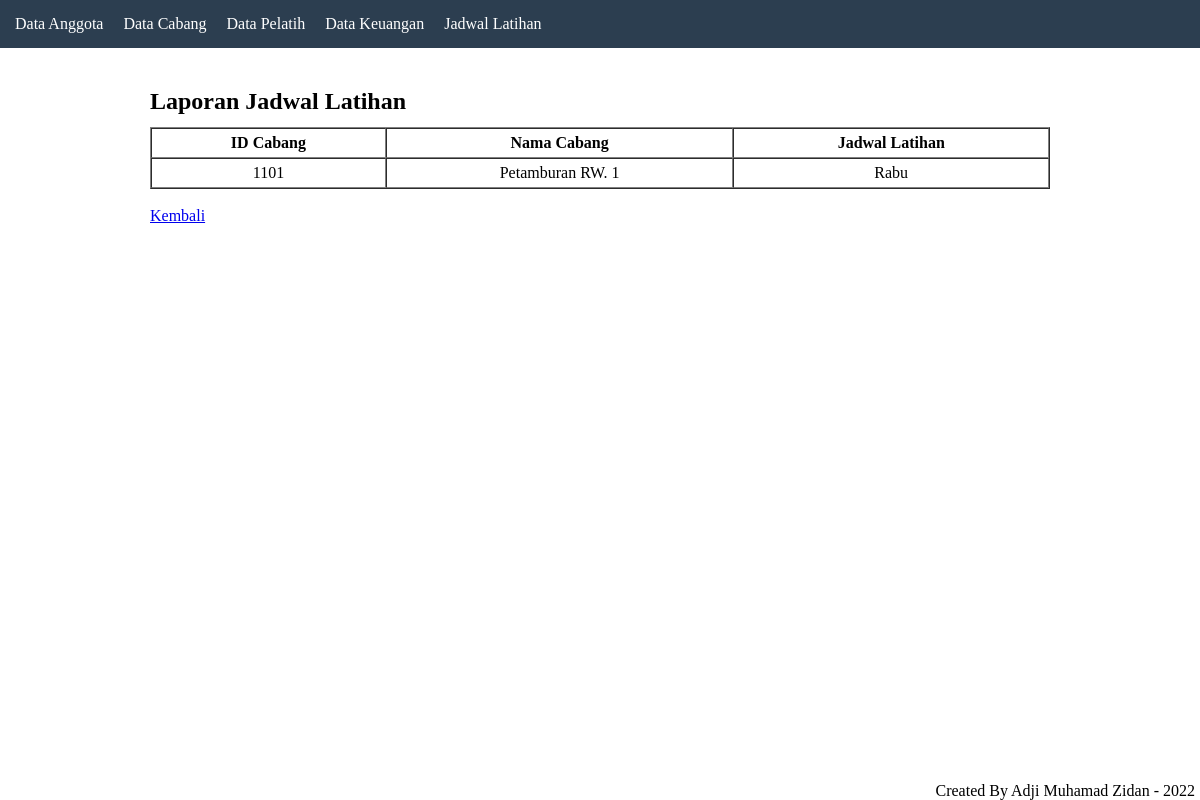
Before: /laporan_jadwal.php with the older database file.
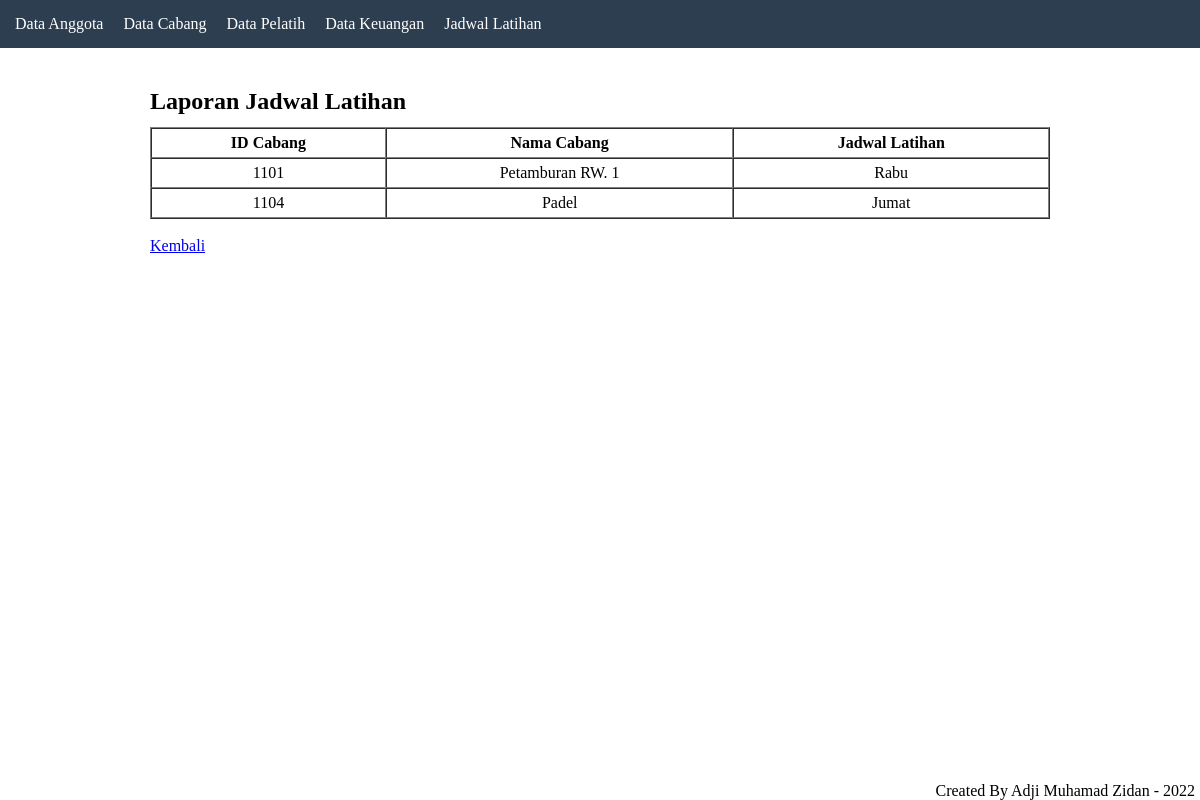
After: the same page with the newer database file.
### tables this page shows
CREATE TABLE `dt_jadwal_latihan` (
  `ID_latihan` int(10) NOT NULL,
  `Hari` varchar(20) NOT NULL,
  `ID_pelatih` int(10) NOT NULL,
  `ID_cabang` int(10) NOT NULL
);

CREATE TABLE `dt_cabang` (
  `ID_cabang` int(10) NOT NULL,
  `Nama_cabang` varchar(100) NOT NULL,
  `Penanggung_jawab` varchar(100) NOT NULL,
  `Jumlah_anggota` int(100) NOT NULL
);

### laporan_jadwal.php (the view, shortened to what this page needs)
<?php
	require 'config/koneksi_db.php';
	$show = "SELECT dt_cabang.ID_cabang,dt_cabang.Nama_cabang, dt_jadwal_latihan.Hari FROM
	dt_cabang, dt_jadwal_latihan WHERE dt_cabang.ID_cabang = dt_jadwal_latihan.ID_cabang";
	$showData = mysqli_query($koneksi, $show);
?>
<!DOCTYPE html>
<html lang="en">
<head>
</head>
<body>
	<nav>
		<?php require 'modularitas/menu.php' ?>
	</nav>
	<main>
		<div class="container">
			<div class="tabel-data">
				<h2>Laporan Jadwal Latihan</h2>
				<table border="1" cellspacing="0">
					<tr>
						<th>ID Cabang</th>
						<th>Nama Cabang</th>
						<th>Jadwal Latihan</th>
					</tr>
					<?php while($data = mysqli_fetch_assoc($showData)) : ?>
						<tr>
							<td><?= $data['ID_cabang'];?></td>
							<td><?= $data['Nama_cabang'];?></td>
							<td><?= $data['Hari'];?></td>
						</tr>
					<?php endwhile; ?>
				</table><br>
				<a href="jadwal.php">Kembali</a>
				<footer>
					<?php require 'modularitas/footer.php' ?>
				</footer>
			</div>
		</div>
	</main>
</body>
</html>

Changed rows visible on the page:
added dt_jadwal_latihan: ID_cabang.ID_cabang "1104", ID_cabang.Nama_cabang "Padel", Hari "Jumat"
